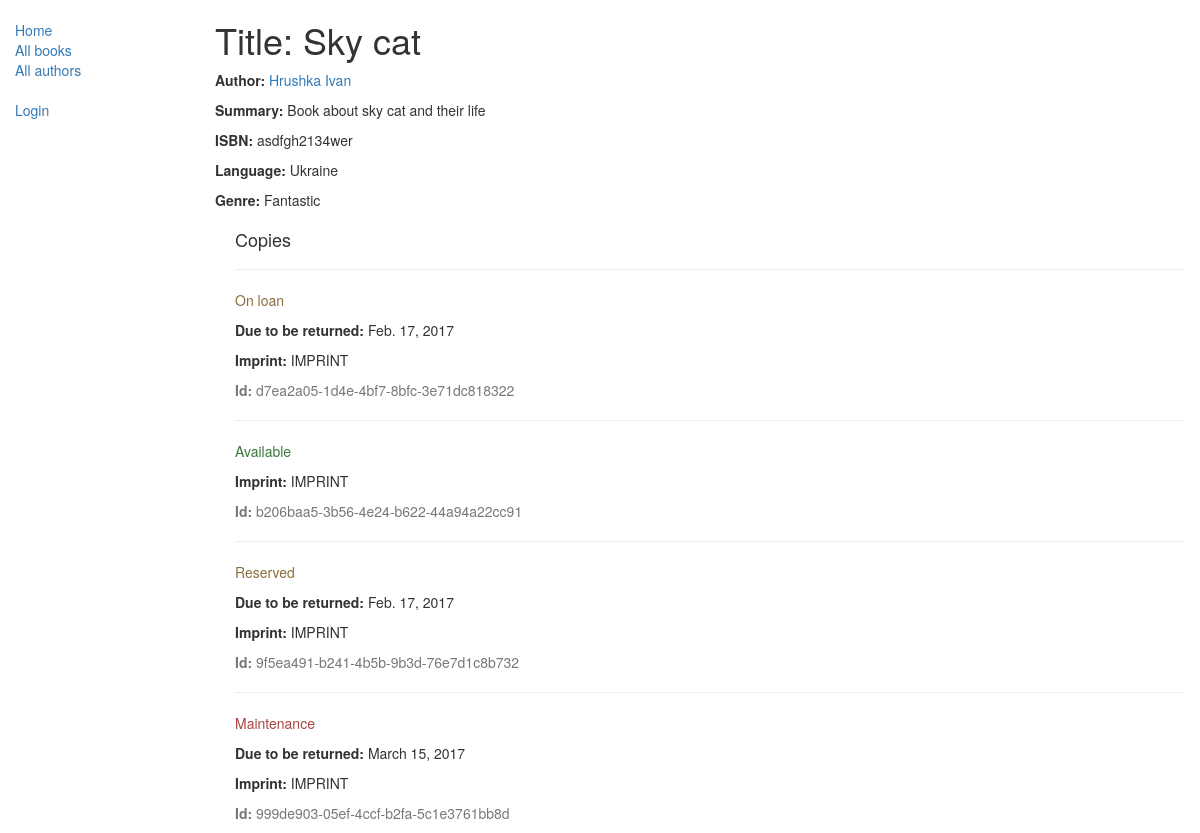
/catalog/book/2, run on the app's committed database.
### catalog/models.py (models this page shows, shortened)
class Book(models.Model):
    title = models.CharField(max_length=200)
    author = models.ForeignKey('Author', on_delete=models.SET_NULL, null=True)
    summary = models.TextField(max_length=1000, help_text="Enter a brief description of the book")
    isbn = models.CharField('ISBN', max_length=13,
                            help_text='13 Character <a href="https://www.isbn-international.org/content/what-isbn">ISBN number</a>')
    genre = models.ManyToManyField(Genre, help_text="Select a genre for this book")
    language = models.ForeignKey(Language, on_delete=models.SET_NULL, null=True)
    def display_genre(self):
        return ', '.join([genre.name for genre in self.genre.all()[:3]])
    display_genre.short_description = '#Genre'

class Author(models.Model):
    first_name = models.CharField(max_length=100)
    last_name = models.CharField(max_length=100)
    date_of_birth = models.DateField(null=True, blank=True)
    date_of_death = models.DateField('Died', null=True, blank=True)
    def get_absolute_url(self):
        return reverse('author-detail', args=[str(self.id)])
    def __str__(self):
        return '%s %s' % (self.last_name, self.first_name)

class Language(models.Model):
    name = models.CharField(max_length=64)
    def __str__(self):
        return self.name

class Genre(models.Model):
    name = models.CharField(max_length=200, help_text="Enter a book genre (e.g. Science Fiction, French Poetry etc.)")
    def __str__(self):
        return self.name

class BookInstance(models.Model):
    id = models.UUIDField(primary_key=True, default=uuid.uuid4,
                          help_text="Unique ID for this particular book across whole library")
    borrower = models.ForeignKey(User, on_delete=models.SET_NULL, null=True, blank=True)
    book = models.ForeignKey('Book', on_delete=models.SET_NULL, null=True)
    imprint = models.CharField(max_length=200)
    due_back = models.DateField(null=True, blank=True)
    LOAN_STATUS = (
        ('d', 'Maintenance'),
        ('o', 'On loan'),
        ('a', 'Available'),
        ('r', 'Reserved'),
    )
    status = models.CharField(max_length=1, choices=LOAN_STATUS, blank=True, default='d', help_text='Book availability')
    class Meta:
        ordering = ["due_back"]
        permissions = (("can_mark_returned", "Set book as returned"),)

### catalog/views.py (the view)
# urls.py: url(r'^book/(?P<pk>\d+)$', views.BookDetailView.as_view(), name='book-detail'),
class BookDetailView(generic.DetailView):
    model = Book

### templates/catalog/book_detail.html (shortened to what this page needs)
{% extends "base_generic.html" %}
{% block content %}
  <h1>Title: {{ book.title }}</h1>
  <p><strong>Author:</strong> <a href="{{ book.author.get_absolute_url }}">{{ book.author }}</a></p>
  <p><strong>Summary:</strong> {{ book.summary }}</p>
  <p><strong>ISBN:</strong> {{ book.isbn }}</p>
  <p><strong>Language:</strong> {{ book.language }}</p>
  <p><strong>Genre:</strong> {% for genre in book.genre.all %} {{ genre }}{% if not forloop.last %}, {% endif %}{% endfor %}</p>
  <div style="margin-left:20px;margin-top:20px">
    <h4>Copies</h4>
    {% for copy in book.bookinstance_set.all %}
    <hr>
    <p class="{% if copy.status == 'a' %}text-success{% elif copy.status == 'd' %}text-danger{% else %}text-warning{% endif %}">{{ copy.get_status_display }}</p>
    {% if copy.status != 'a' %}<p><strong>Due to be returned:</strong> {{copy.due_back}}</p>{% endif %}
    <p><strong>Imprint:</strong> {{copy.imprint}}</p>
    <p class="text-muted"><strong>Id:</strong> {{copy.id}}</p>
    {% endfor %}
  </div>
{% endblock %}

### templates/base_generic.html (shortened to what this page needs)
<!DOCTYPE html>
<html lang="en">
<head>
  <link rel="stylesheet" href="https://maxcdn.bootstrapcdn.com/bootstrap/3.3.7/css/bootstrap.min.css">
  {% load static %}
  <link rel="stylesheet" href="{% static 'css/style.css' %}">
</head>
<body>
  <div class="container-fluid">
    <div class="row">
      <div class="col-sm-2">
      {% block sidebar %}
      <ul class="sidebar-nav">
          <li><a href="{% url 'index' %}">Home</a></li>
          <li><a href="{% url 'books' %}">All books</a></li>
          <li><a href="{% url 'authors' %}">All authors</a></li>
          <br>
          {% if user.is_authenticated %}
            <li>User: {{ user.get_username }}</li>
          <li><a href="{% url 'my-borrowed' %}">My Borrowed</a></li>
            <li><a href="{% url 'logout'%}?next={{request.path}}">Logout</a></li>
          {% else %}
            <li><a href="{% url 'login' %}?next={{request.path}}">Login</a></li>
          {% endif %}
      </ul>
     {% endblock %}
      </div>
      <div class="col-sm-10 ">
      {% block content %}{% endblock %}
      </div>
    </div>
  </div>
</body>
</html>

### static/css/style.css (style rules this page uses)
.sidebar-nav { margin-top: 20px; padding: 0; list-style: none; }

### data on the page
Book: title "Sky cat", author "Hrushka Ivan", summary "Book about sky cat and their life", isbn "asdfgh2134wer", language "Ukraine"
Genre: name "Fantastic"
BookInstance: status "On loan", due_back "Feb. 17, 2017", imprint "IMPRINT", id "d7ea2a05-1d4e-4bf7-8bfc-3e71dc818322"
BookInstance: status "Available", imprint "IMPRINT", id "b206baa5-3b56-4e24-b622-44a94a22cc91"
BookInstance: status "Reserved", due_back "Feb. 17, 2017", imprint "IMPRINT", id "9f5ea491-b241-4b5b-9b3d-76e7d1c8b732"
BookInstance: status "Maintenance", due_back "March 15, 2017", imprint "IMPRINT", id "999de903-05ef-4ccf-b2fa-5c1e3761bb8d"
